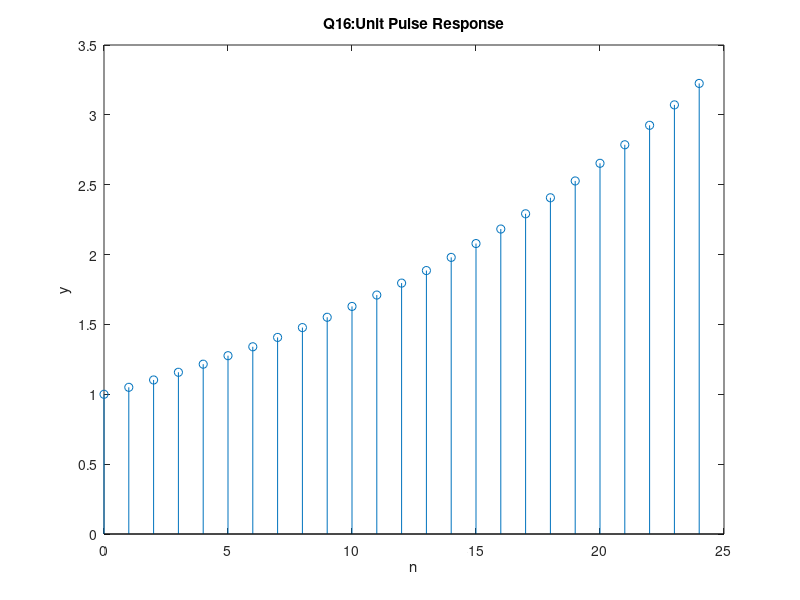

Source code (MATLAB):
r= 0.05;


n = 0:24;
ypBL = zeros(size(n)); % Preallocating enough memory for y
y = (1+r).^n;

figure(1);
stem(n,y);
xlabel('n');
ylabel('y');
title('Q16:Unit Pulse Response');